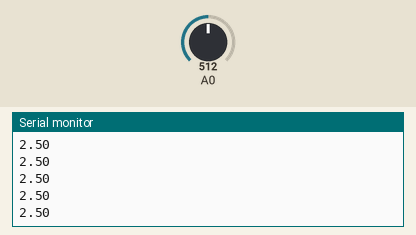
Recording of a sketch running on a simulated Arduino Uno, built with avr-gcc and run on an emulated ATmega328P. Shown: the last lines printed to the serial monitor. The test bench sets the inputs (shaded band); at power-on: A0 = 512.

Above: at 1.2 s.
1.3 s: A0 set to 716
At 1.31 s:
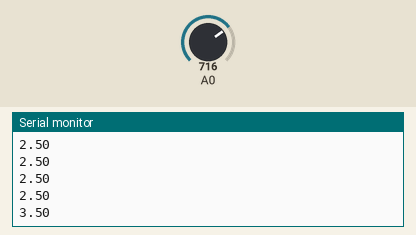
2.8 s: A0 set to 900
At 2.82 s:
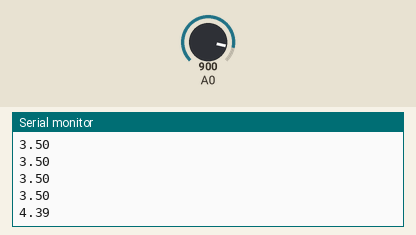
Timing chart, 0 to 5.8 s (numbered marks = the images above; inputs shaded):
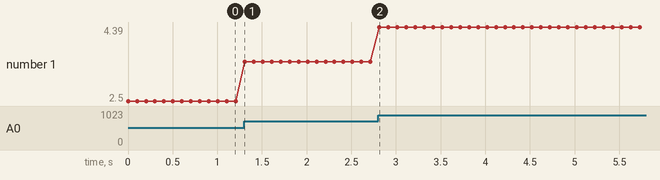

Measured:
- after the input at 1.3 s, the serial monitor: prints a new line at once (image 1)
- after the input at 2.8 s, the serial monitor: prints a new line at once (image 2)
- plotted number 1: 2.5 → 3.5 after the input at 1.3 s, 3.5 → 4.39 after the input at 2.8 s

The sketch:

sketch_feb11a.ino
```cpp
void setup() {
  // put your setup code here, to run once:
Serial.begin(9600);
}

void loop() {
  // put your main code here, to run repeatedly:
float voltage=analogRead(A0);
Serial.println((voltage/1024.0)*5.0);
  delay(100);
}
```
